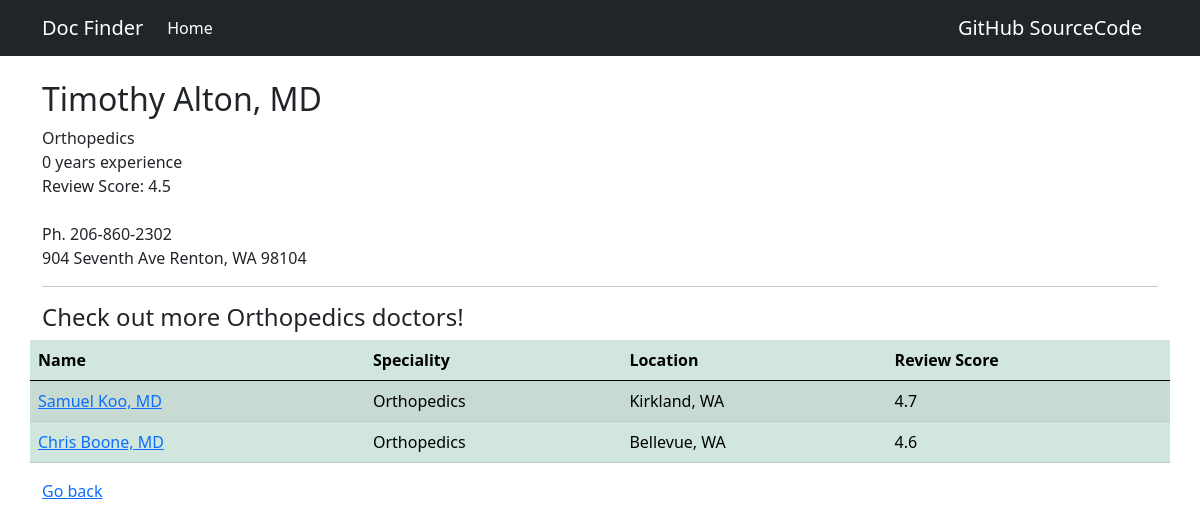
Page /4/ on the committed database.
### finder/models.py (models this page shows, shortened)
class Data(models.Model):
    name = models.CharField(max_length=100)
    specialty = models.CharField(max_length=100)
    location = models.CharField(max_length=100)
    review_score = models.FloatField(default=0)
    years = models.CharField(max_length=100, default=0)
    phone = models.CharField(default=False, max_length=100)
    address = models.TextField(blank=True, null=True)

### finder/views.py (the view)
# urls.py: path('<int:profile_id>/', views.profile, name='profile'),
def profile(request, profile_id):
    profile = Data.objects.get(pk=profile_id)
    similar = Data.objects.filter(
        specialty__icontains=profile.specialty
    ).exclude(
        name__icontains=profile.name
    )
    context = {
        'profile': profile,
        'similar': similar,
    }
    return render(request, 'finder/profile.html', context)

### templates/finder/profile.html
{% extends 'partials/base.html' %}
{% block content %}
  <div class="column is-center"><br>
    <h2>{{ profile.name }}</h2>
    {{ profile.specialty }}<br>
    {{ profile.years }} years experience<br>
    Review Score: {{ profile.review_score }}<br><br>
    Ph. {{ profile.phone }}<br>
    {{ profile.address }}<hr>
    <h4>Check out more {{ profile.specialty }} doctors!</h4>
  </div>
  <table class="table table-success table-striped">
      <thead>
        <tr>
          <th scope="col">Name</th>
          <th scope="col">Speciality</th>
          <th scope="col">Location</th>
          <th scope="col">Review Score</th>
        </tr>
      </thead>
      <tbody>
        {% for other in similar %}
        <tr>
          <td><a href="{% url 'profile' other.id %}">{{ other.name }}</a></td>
          <td>{{ other.specialty }}</td>
          <td>{{ other.location }}</td>
          <td>{{ other.review_score }}</td>
        </tr>
        {% endfor %}
      </tbody>
  </table>
  <a href="{% url 'index' %}" class="button is-grey-light">Go back</a>
  </div>
</div>
{% endblock %}

### rows in the picture
Data: name "Timothy Alton, MD", specialty "Orthopedics", years "0", review_score "4.5", phone "206-860-2302", address "904 Seventh Ave Renton, WA 98104"
Data: name "Samuel Koo, MD", specialty "Orthopedics", location "Kirkland, WA", review_score "4.7"
Data: name "Chris Boone, MD", specialty "Orthopedics", location "Bellevue, WA", review_score "4.6"
